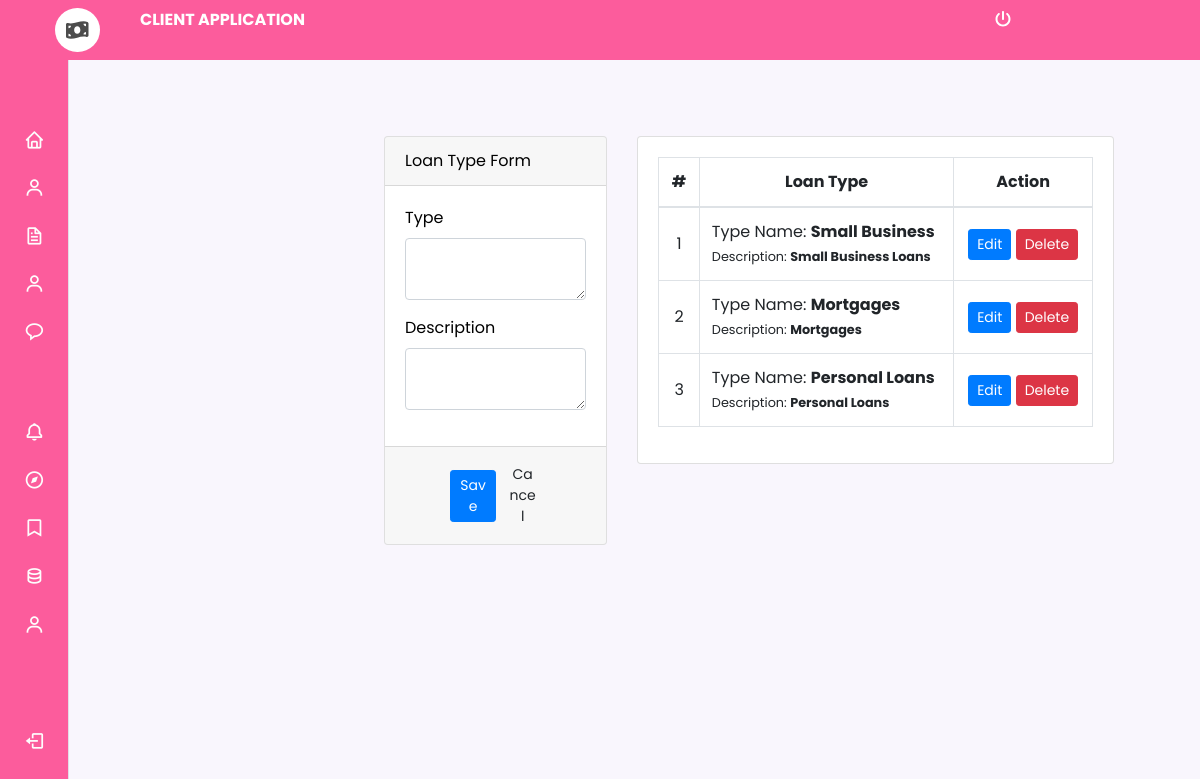
Screenshot of /admin/loan/index.php?page=loan_type (signed in) with the database file from the repository.
### tables this page shows
CREATE TABLE `loan_types` (
  `id` int(30) NOT NULL,
  `type_name` text NOT NULL,
  `description` text NOT NULL
);

### admin/loan/loan_type.php (the view, shortened to what this page needs)
<?php include('db_connect.php');?>
<div class="container-fluid">
	<div class="col-lg-12">
		<div class="row">
			<div class="col-md-4">
			<form action="" id="manage-loan-type">
				<div class="card">
					<div class="card-header">
						   Loan Type Form
				  	</div>
					<div class="card-body">
							<div class="form-group">
								<label class="control-label">Type</label>
								<textarea name="type_name" id="" cols="30" rows="2" class="form-control"></textarea>
							</div>
							<div class="form-group">
								<label class="control-label">Description</label>
								<textarea name="description" id="" cols="30" rows="2" class="form-control"></textarea>
							</div>
					</div>
					<div class="card-footer">
						<div class="row">
							<div class="col-md-12">
								<button class="btn btn-sm btn-primary col-sm-3 offset-md-3"> Save</button>
								<button class="btn btn-sm btn-default col-sm-3" type="button" onclick="_reset()"> Cancel</button>
							</div>
						</div>
					</div>
				</div>
			</form>
			</div>
			<div class="col-md-8">
				<div class="card">
					<div class="card-body">
						<table class="table table-bordered table-hover">
							<thead>
								<tr>
									<th class="text-center">#</th>
									<th class="text-center">Loan Type</th>
									<th class="text-center">Action</th>
								</tr>
							</thead>
							<tbody>
								<?php
								$i = 1;
								$types = $conn->query("SELECT * FROM loan_types order by id asc");
								while($row=$types->fetch_assoc()):
								?>
								<tr>
									<td class="text-center"><?php echo $i++ ?></td>
									<td class="">
										 <p>Type Name: <b><?php echo $row['type_name'] ?></b></p>
										 <p><small>Description: <b><?php echo $row['description'] ?></b></small></p>
									</td>
									<td class="text-center">
										<button class="btn btn-sm btn-primary edit_ltype" type="button" data-id="<?php echo $row['id'] ?>" data-type_name="<?php echo $row['type_name'] ?>" data-description="<?php echo $row['description'] ?>" >Edit</button>
										<button class="btn btn-sm btn-danger delete_ltype" type="button" data-id="<?php echo $row['id'] ?>">Delete</button>
									</td>
								</tr>
								<?php endwhile; ?>
							</tbody>
						</table>
					</div>
				</div>
			</div>
		</div>
	</div>
</div>

### admin/loan/assets/css/style.css (style rules this page uses)
body { font-family: "Open Sans", sans-serif; color: #444444; width: 100%; height: calc(100%); }

### admin/loan/menu.css (style rules this page uses)
* { box-sizing: border-box; padding: 0; margin: 0; }
:root { --header-height: 3.5rem; --nav-width: 219px; --first-color: #fdfdfd; --first-color-light: #F4F0FA; --title-color: #ffffff; --text-color-light: #A5A1AA; --body-color: #F9F6FD; --container-color: #fc5c9c; --body-font: 'Poppins', sans-serif; --normal-font-size: .938rem; --small-font-size: .75rem; --smaller-font-size: .75rem; --font-medium: 500; --font-semi-bold: 600; --z-fixed: 100; }
@media screen and (min-width: 1024px) { :root { --normal-font-size: 1rem; --small-font-size: .875rem; --smaller-font-size: .813rem; } }
body { margin: var(--header-height) 0 0 0; font-family: var(--body-font); font-size: var(--normal-font-size); background-color: var(--body-color); color: var(--text-color); }
@media screen and (min-width: 768px) { body { padding: 1rem 3rem 0 6rem; } }

### admin/loan/index.php (style rules this page uses)
body { background: #80808045; }

### admin/loan/loan_type.php (style rules this page uses)
td { vertical-align: middle !important; }
td p { margin: unset; }

### rows the page displays
loan_types: type_name "Small Business", description "Small Business Loans"
loan_types: type_name "Mortgages", description "Mortgages"
loan_types: type_name "Personal Loans", description "Personal Loans"
